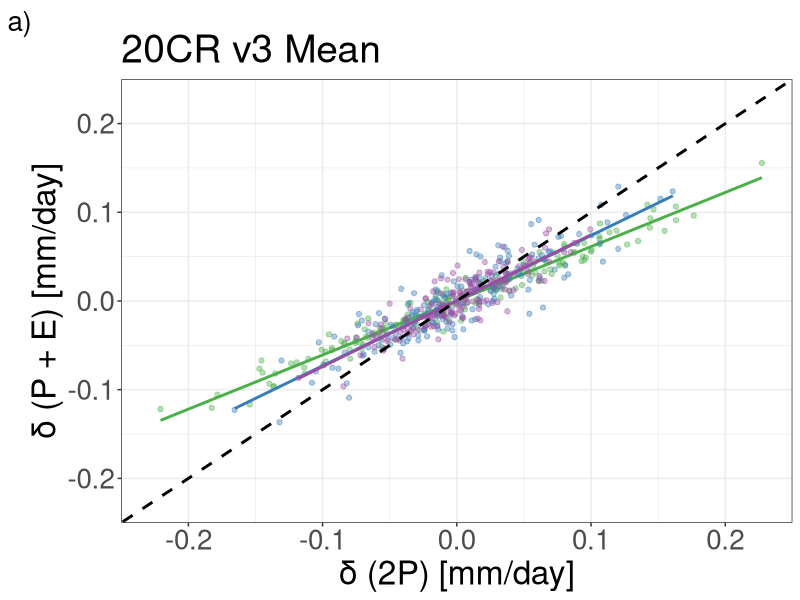
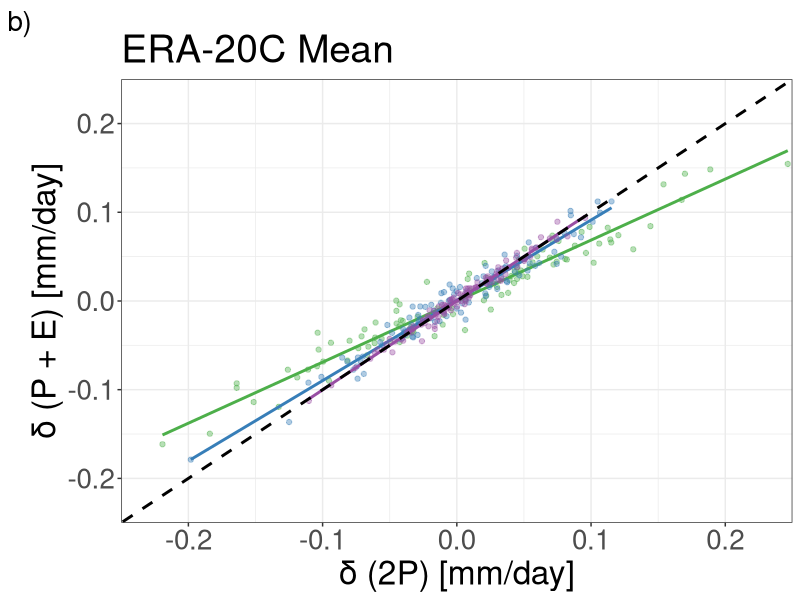
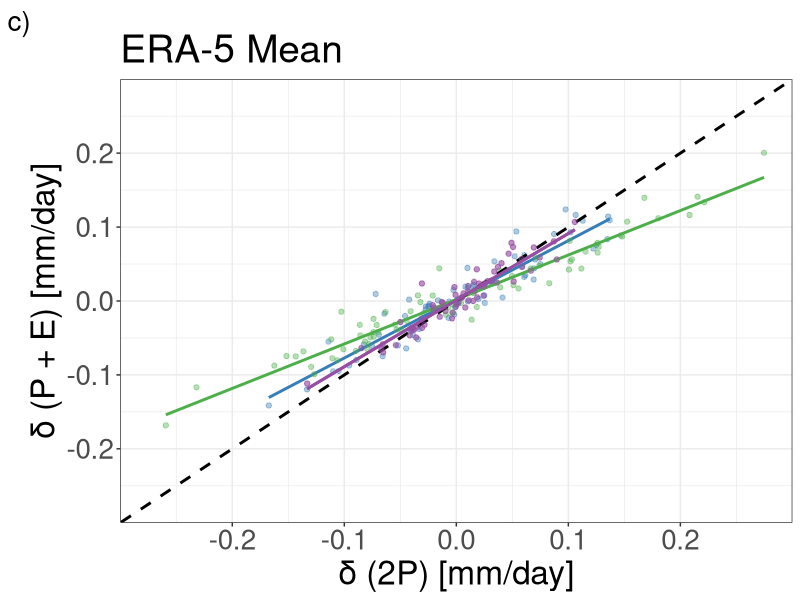
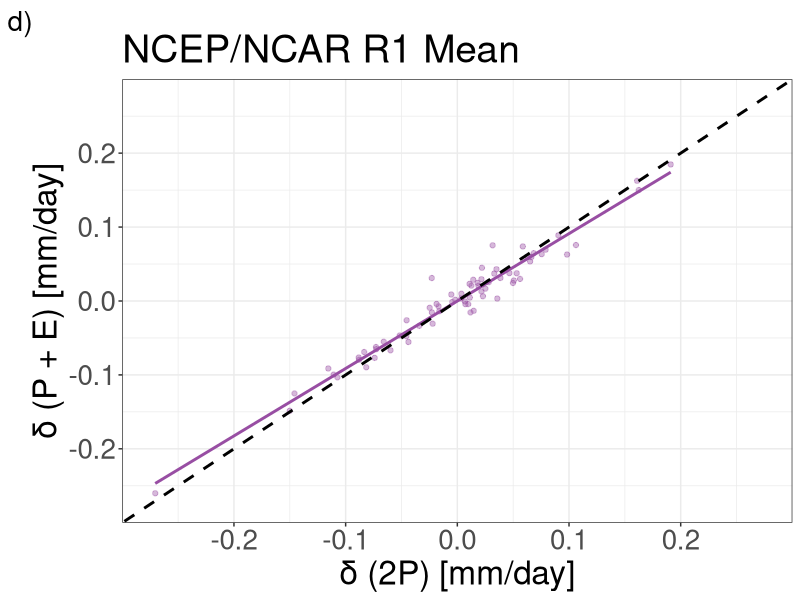

Source code (R) for these figures, in order:
#Required Libraries
library(ggplot2)
library(dplyr)
library(data.table)
library(tidyverse)
#Load Data
global_20cr <- read_csv('20CRv3.csv') %>% as.data.table()
global_era20 <- read_csv('ERA20C.csv') %>% as.data.table()
global_era5 <- read_csv('ERA_5.csv') %>% as.data.table()
global_ncep <- read_csv('NCEP_NCAR.csv') %>% as.data.table()
#Plots
p17 <- ggplot(data = global_20cr, aes(x = 2*(P_L - lag(P_L)), y = P_L + ET - lag(P_L + ET))) +
  geom_point(color = "#4daf4a", alpha = 0.4) +
  geom_smooth(color = "#4daf4a", se = FALSE, method = "lm") +
  geom_point(aes(x = 2*(P_O - lag(P_O)), y = P_O + E - lag(P_O + E)), color = "#377eb8", alpha = 0.4) +
  geom_smooth(aes(x = 2*(P_O - lag(P_O)), y = P_O + E - lag(P_O + E)), color = "#377eb8", se = FALSE, method = "lm") +
  geom_point(aes(x = 2*(P_TOT - lag(P_TOT)), y = PpE - lag(PpE)), color = "#984ea3", alpha = 0.4) +
  geom_smooth(aes(x = 2*(P_TOT - lag(P_TOT)), y = PpE - lag(PpE)), color = "#984ea3", se = FALSE, method = "lm") +
  geom_abline(intercept = 0, size = 1, linetype = "dashed") +
  labs(x = "\u03B4 (2P) [mm/day]", y = "\u03B4 (P + E) [mm/day]", title = "20CR v3 Mean", parse = TRUE, tag = "a)") +
  theme_bw() +
  scale_y_continuous(limits = c(-0.25, 0.25), expand = c(0, 0)) +
  scale_x_continuous(limits = c(-0.25, 0.25), expand = c(0, 0)) +
  theme(plot.tag = element_text(size = 20), plot.title = element_text(size=28), axis.text = element_text(size = 20), axis.title = element_text(size = 24))
ggsave("20crv3_global_deltas.png", p17, dpi = 600, limitsize = FALSE)

p18 <- ggplot(data = global_era20, aes(x = 2*(P_L - lag(P_L)), y = 2*P_L - PmE_L - lag(2*P_L - PmE_L))) +
  geom_point(color = "#4daf4a", alpha = 0.4) +
  geom_smooth(color = "#4daf4a", se = FALSE, method = "lm") +
  geom_point(aes(x = 2*(P_O - lag(P_O)), y = 2*P_O - PmE_O - lag(2*P_O - PmE_O)), color = "#377eb8", alpha = 0.4) +
  geom_smooth(aes(x = 2*(P_O - lag(P_O)), y = 2*P_O - PmE_O - lag(2*P_O - PmE_O)), color = "#377eb8", se = FALSE, method = "lm") +
  geom_point(aes(x = 2*(P - lag(P)), y = 2*P - PmE - lag(2*P - PmE)), color = "#984ea3", alpha = 0.4) +
  geom_smooth(aes(x = 2*(P - lag(P)), y = 2*P - PmE - lag(2*P - PmE)), color = "#984ea3", se = FALSE, method = "lm") +
  geom_abline(intercept = 0, size = 1, linetype = "dashed") +
  labs(x = "\u03B4 (2P) [mm/day]", y = "\u03B4 (P + E) [mm/day]", title = "ERA-20C Mean", parse = TRUE, tag = "b)") +
  theme_bw() +
  scale_y_continuous(limits = c(-0.25, 0.25), expand = c(0, 0)) +
  scale_x_continuous(limits = c(-0.25, 0.25), expand = c(0, 0)) +
  theme(plot.tag = element_text(size = 20), plot.title = element_text(size=28), axis.text = element_text(size = 20), axis.title = element_text(size = 24))
ggsave("era20_global_deltas.png", p18, dpi = 600, limitsize = FALSE)

p19 <- ggplot(data = global_era5, aes(x = 2*(P - lag(P)), y = PpE - lag(PpE))) +
  geom_point(color = "#984ea3", alpha = 0.4) +
  geom_smooth(color = "#984ea3", se = FALSE, method = "lm") +
  geom_point(aes(x = 2*(P_O - lag(P_O)), y = P_O + E_O - lag(P_O + E_O)), color = "#377eb8", alpha = 0.4) +
  geom_smooth(aes(x = 2*(P_O - lag(P_O)), y = P_O + E_O - lag(P_O + E_O)), color = "#377eb8", se = FALSE, method = "lm") +
  geom_point(aes(x = 2*(P_L - lag(P_L)), y = P_L + E_L - lag(P_L + E_L)), color = "#4daf4a", alpha = 0.4) +
  geom_smooth(aes(x = 2*(P_L - lag(P_L)), y = P_L + E_L - lag(P_L + E_L)), color = "#4daf4a", se = FALSE, method = "lm") +
  geom_abline(intercept = 0, size = 1, linetype = "dashed") +
  geom_point(color = "#984ea3", alpha = 0.4) +
  geom_smooth(color = "#984ea3", se = FALSE, method = "lm") +
  labs(x = "\u03B4 (2P) [mm/day]", y = "\u03B4 (P + E) [mm/day]", title = "ERA-5 Mean", parse = TRUE, tag = "c)") +
  theme_bw() +
  scale_y_continuous(limits = c(-0.3, 0.3), expand = c(0, 0)) +
  scale_x_continuous(limits = c(-0.3, 0.3), expand = c(0, 0)) +
  theme(plot.tag = element_text(size = 20), plot.title = element_text(size=28), axis.text = element_text(size = 20), axis.title = element_text(size = 24))
ggsave("era5_global_deltas.png", p19, dpi = 600, limitsize = FALSE)

p08 <- ggplot(data = global_ncep, aes(x = 2*(P - lag(P)), y = PpE - lag(PpE))) +
  geom_point(color = "#984ea3", alpha = 0.4) +
  geom_smooth(color = "#984ea3", se = FALSE, method = "lm") +
  geom_abline(intercept = 0, size = 1, linetype = "dashed") +
  labs(x = "\u03B4 (2P) [mm/day]", y = "\u03B4 (P + E) [mm/day]", title = "NCEP/NCAR R1 Mean", parse = TRUE, tag = "d)") +
  theme_bw() +
  scale_y_continuous(limits = c(-0.30, 0.30), expand = c(0, 0)) +
  scale_x_continuous(limits = c(-0.30, 0.30), expand = c(0, 0)) +
  theme(plot.tag = element_text(size = 20), plot.title = element_text(size=28), axis.text = element_text(size = 20), axis.title = element_text(size = 24))
ggsave("ncep_global_deltas.png", p08, dpi = 600, limitsize = FALSE)
